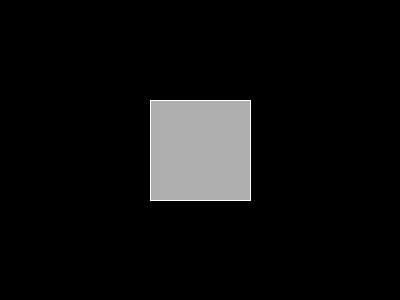
Frame 1 (no input)
Frame 60 (the mouse pressed at the canvas centre just before this capture): identical to frame 1, image omitted
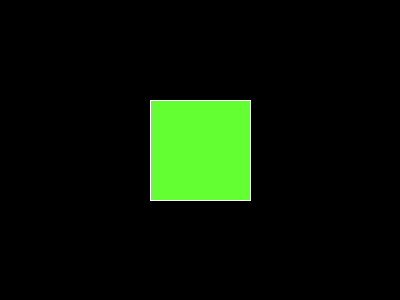
Frame 120 (the mouse held since frame 60 and released just before this capture)

The Processing sketch that drew these frames (run headless with seeded random() and noise(); from frame 60 on, the mouse is pressed at the canvas centre):

// Processing sketch: simpleButton
// ── simpleButton.pde
//simple button that toggles on and off.

boolean on; //declare your boolean variable. this keeps track of whether your button is on or off.

void setup() {
  size(400, 300);
  smooth();
  
  //initialize your boolean variable. here, we're saying that it starts at false, meaning the button is off.
  on = false;
}

void draw() {
  background(0);
  stroke(255);
  
  
  if (on == true) { //if on is true...
    fill(100, 255, 50); //set the fill to green.
  } else { //otherwise, if on is false...
    fill(175); //set the fill to gray.
  }
  
  //draw your rectangle
  rectMode(CENTER);
  rect(width/2, height/2, 100, 100);
  
}

//whenever the mouse is clicked and is within the rectangle, the button state (on or off) toggles.
void mousePressed(){
  if (mouseX >= width/2-50 && mouseX <= width/2+50 && mouseY >= height/2-50 && mouseY <= height/2+50) {
    on = !on; //this checks what the boolean variable is set to right now, and then sets it to the opposite (ie true to false, and false to true)
  }  
}
